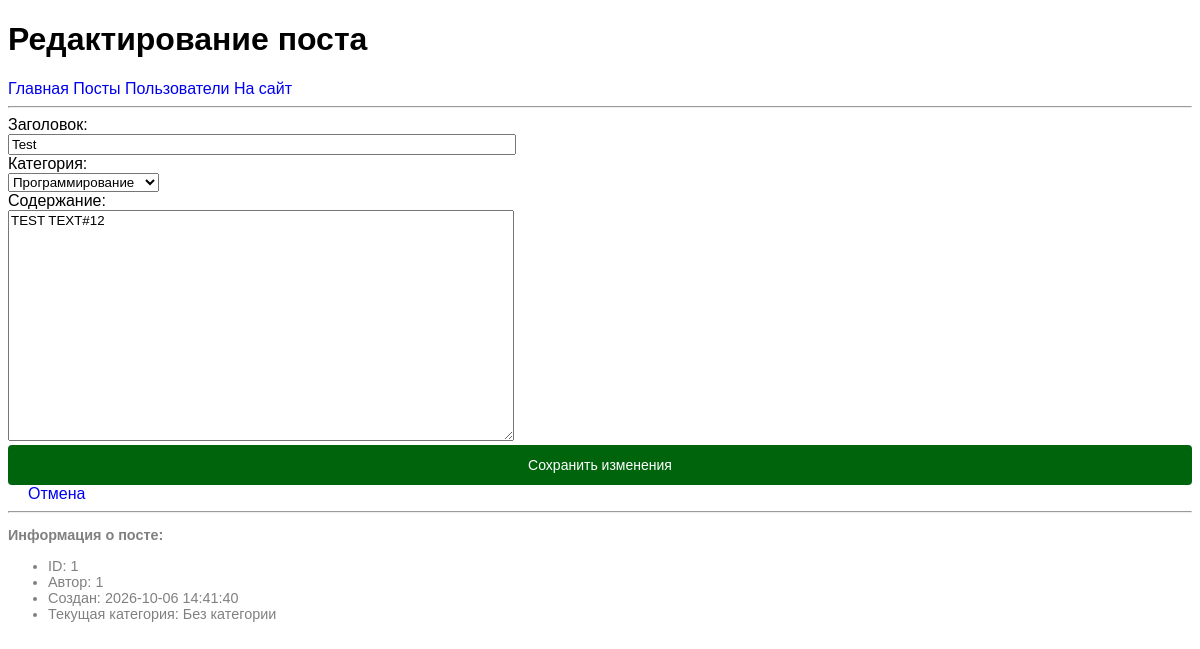
Screenshot of /admin/post/edit/1 (signed in) with the database file from the repository.
### tables this page shows
CREATE TABLE posts(
            id INTEGER PRIMARY KEY AUTOINCREMENT,
            title TEXT,
            content TEXT,
            user_id INTEGER,
            category_id INTEGER,
            created_at TIMESTAMP DEFAULT CURRENT_TIMESTAMP,
            FOREIGN KEY (user_id) REFERENCES users(id),
            FOREIGN KEY (category_id) REFERENCES categories(id)
);

CREATE TABLE categories(
            id INTEGER PRIMARY KEY AUTOINCREMENT,
            name TEXT UNIQUE NOT NULL,
            description TEXT
);

### app.py (the view, shortened to what this page needs)
@app.route('/admin/post/edit/<int:post_id>', methods=['GET', 'POST'])
@admin_required
def admin_edit_post(post_id):
    try:
        cur.execute('''
            SELECT posts.*, categories.name as category_name
            FROM posts
            LEFT JOIN categories ON posts.category_id = categories.id
            WHERE posts.id = ?
        ''', [post_id])
        post = cur.fetchone()
        if not post:
            app.logger.warning(f'Попытка редактирования несуществующего поста {post_id}')
            return render_template('404.html'), 404
        categories = get_all_categories()
        return render_template('admin_edit_post.html',
                             post=post,
                             categories=categories,
                             user_name=session.get('user_name'))
    except Exception as e:
        app.logger.error(f'Ошибка при редактировании поста {post_id}: {e}')
        return render_template('500.html'), 500

### app.py (called while the page is built)
def get_all_categories():
    cur.execute('SELECT * FROM categories ORDER BY name')
    return cur.fetchall()

def is_admin(user_id):
    if not user_id:
        return False
    cur.execute("SELECT role FROM users WHERE id=?",[user_id])
    result = cur.fetchone()
    return result and result[0] == 'admin'

def admin_required(f):
    @wraps(f)
    def decorated_function(*args, **kwargs):
        if not session.get('user_id'):
            app.logger.warning('Попытка доступа к админ-панели без авторизации')
            return redirect('/login/')
        if not is_admin(session.get('user_id')):
            app.logger.warning(f'Попытка несанкционированного доступа к админ-панели пользователем {session.get("user_id")}')
            return render_template('403.html'), 403
        return f(*args, **kwargs)
    return decorated_function

@app.before_request
def check_auth():
    if 'user_id' not in session:
        token = request.cookies.get('auth_token')
        if token:
            user_id = validate_auth_token(token)
            if user_id:
                user = get_user_by_id(user_id)
                if user:
                    session['user_id'] = user[0]
                    session['user_name'] = user[1]

### templates/admin_edit_post.html (shortened to what this page needs)
<!DOCTYPE html>
<html lang="ru">
<head>
    <link rel="stylesheet" href="../static/styles.css">
</head>
<body>
    <h1>Редактирование поста</h1>
    <nav>
        <a href="/admin">Главная</a>
        <a href="/admin/posts">Посты</a>
        <a href="/admin/users">Пользователи</a>
        <a href="/">На сайт</a>
    </nav>
    <hr>
    <form action="/admin/post/edit/{{ post[0] }}" method="POST">
        <div>
            <label for="title">Заголовок:</label><br>
            <input type="text" id="title" name="title" value="{{ post[1] }}" required style="width: 500px;">
        </div>
        <div>
            <label for="category">Категория:</label><br>
            <select id="category" name="category" required>
                {% for category in categories %}
                <option value="{{ category[0] }}"
                        {% if category[0] == post[4] %}selected{% endif %}>
                    {{ category[1] }}
                </option>
                {% endfor %}
            </select>
        </div>
        <div>
            <label for="content">Содержание:</label><br>
            <textarea id="content" name="content" rows="15" style="width: 500px;" required>{{ post[2] }}</textarea>
        </div>
        <div>
            <button type="submit">Сохранить изменения</button>
            <a href="/admin/posts" style="margin-left: 20px;">Отмена</a>
        </div>
    </form>
    <hr>
    <div style="color: gray; font-size: 0.9em;">
        <p><strong>Информация о посте:</strong></p>
        <ul>
            <li>ID: {{ post[0] }}</li>
            <li>Автор: {{ post[3] }}</li>
            <li>Создан: {{ post[5] }}</li>
            <li>Текущая категория: {{ post[7] if post[7] else 'Без категории' }}</li>
        </ul>
    </div>
</body>
</html>

### static/styles.css (style rules this page uses)
* { font-family:'Franklin Gothic Medium', 'Arial Narrow', Arial, sans-serif; }
button { width: 100%; padding: 12px; background-color: rgb(0, 100, 13); color: #fff; border: none; border-radius: 4px; font-size: 14px; cursor: pointer; transition: background-color 0.3s; }
a { text-decoration: none; }
body { font-family: Arial, sans-serif; background-size: cover; background-repeat: no-repeat; }
p { width: 800px; height: auto; }

### rows the page displays
posts: title "Test", category "Программирование", content "TEST TEXT#12", id "1", user "1", created_at "2026-10-06 14:41:40"

### other values shown
{{ post[7] if post[7] else 'Без категории' }} "Без категории"
